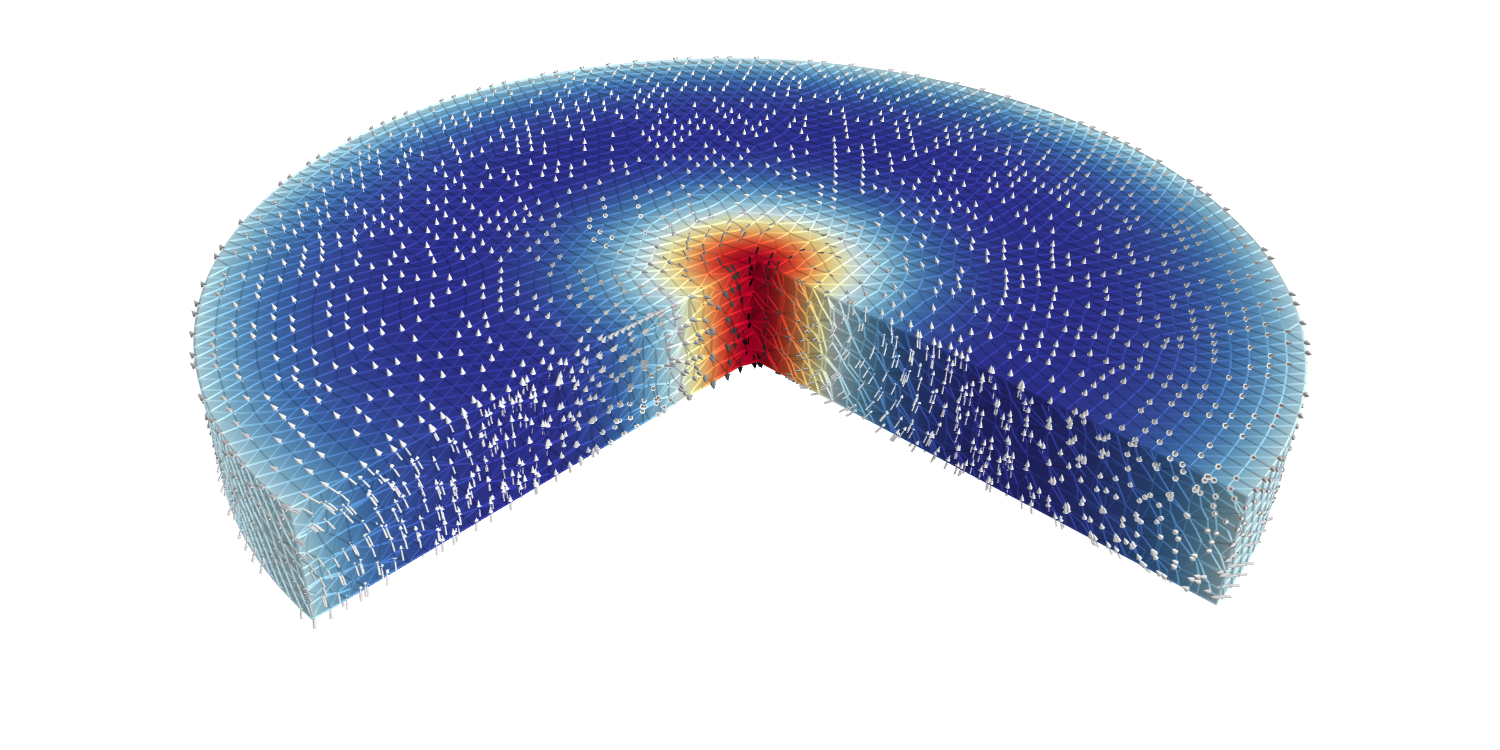

Source code (Python):
import sys
import os
# First, and before importing any Enthought packages, set the ETS_TOOLKIT
# environment variable to qt4, to tell Traits that we will use Qt.
os.environ['ETS_TOOLKIT'] = 'qt4'
# print os.getenv("ETS_TOOLKIT")
from mayavi import mlab
import mayavi
import sys
import matplotlib
from matplotlib.cm import datad, get_cmap
import numpy as np
from tvtk.api import tvtk
from mayavi.filters.user_defined import UserDefined

# -----------------------------------------------------------------------------

# Define and apply a UserDefined:CellCenters filter
CellCenter = UserDefined(filter=tvtk.CellCenters())

# -----------------------------------------------------------------------------

fig = mlab.figure(bgcolor=(1, 1, 1), fgcolor=(0, 0, 0), size=(1500, 800))

# Read the simulation file
base_file = '../../sims/finmag/3D/vtks/m000001.vtu'
data = mlab.pipeline.open(base_file)

# Extract vec comp and plot
vecomp = mlab.pipeline.extract_vector_components(data)
vecomp.component = 'z-component'  # Extract z-component of the data

# -----------------------------------------------------------------------------

dc = mlab.pipeline.data_set_clipper(vecomp)
dc._transform.matrix.__setstate__({'elements': [0.6486929348073014, 0.0, 0.0, 52.41333972491739, 0.0, 0.68495045321519, 0.0, -54.67190868447851, 0.0, 0.0, 2.497856901910694, -22.880355891164257, 0.0, 0.0, 0.0, 1.0]})
dc.widget.widget.set_transform(dc._transform)
dc.widget.update_implicit_function()
dc.render()
dc.widget.widget.enabled = False

# Draw glyphs within the clip filter region
glyphs = mlab.pipeline.glyph(dc, mode='arrow')
glyphs.glyph.scale_mode = 'data_scaling_off'
glyphs.glyph.glyph.scale_factor = 3
glyphs.glyph.glyph_source.glyph_source.shaft_resolution = 20
glyphs.glyph.glyph_source.glyph_source.tip_resolution = 20
glyphs.glyph.glyph_source.glyph_source.tip_length = 0.4
glyphs.glyph.glyph_source.glyph_source.shaft_radius = 0.05
glyphs.glyph.glyph_source.glyph_source.tip_radius = 0.15
glyphs.glyph.mask_input_points = True
glyphs.glyph.mask_points.progress = 1.0
glyphs.glyph.mask_points.random_mode = False
glyphs.glyph.mask_points.on_ratio = 2
glyphs.parent.scalar_lut_manager.lut_mode = 'black-white'

# Clip data to draw a surface
dc2 = mlab.pipeline.data_set_clipper(vecomp)
dc2._transform.matrix.__setstate__({'elements': [0.6486929348073014, 0.0, 0.0, 52.41333972491739, 0.0, 0.68495045321519, 0.0, -54.67190868447851, 0.0, 0.0, 2.497856901910694, -22.880355891164257, 0.0, 0.0, 0.0, 1.0]})
dc2.widget.widget.set_transform(dc2._transform)
dc2.widget.update_implicit_function()
dc2.render()
dc2.widget.widget.enabled = False
# vecomp.filter.inside_out = True

# Surface with z as colormap
surf = mlab.pipeline.surface(dc2, vmax=1, vmin=-1,
                             colormap='RdYlBu'
                             )
surf.actor.property.interpolation = 'flat'

# surface with wire showing the FE tetrahedra
surf = mlab.pipeline.surface(dc2, vmax=1, vmin=-1,
                             colormap='RdYlBu'
                             )
surf.actor.property.representation = 'wireframe'


mlab.view(elevation=0, azimuth=0)

# Set the view (coordinates from Mayavi GUI)
fig.scene.camera.position = [136.73338488323722, -155.07821189742828, 140.05918124152356]
fig.scene.camera.focal_point = [0.4209890027534655, -0.405654124817314, -2.80443285291378]
fig.scene.camera.view_angle = 30.0
fig.scene.camera.view_up = [-0.3993624094347138, 0.4068782082277992, 0.8215593646230537]
fig.scene.camera.clipping_range = [21.185478265041723, 538.9625363718424]
fig.scene.camera.compute_view_plane_normal()
fig.scene.render()

mlab.savefig('system_3d_cylinder_finmag.png')

mlab.show()
